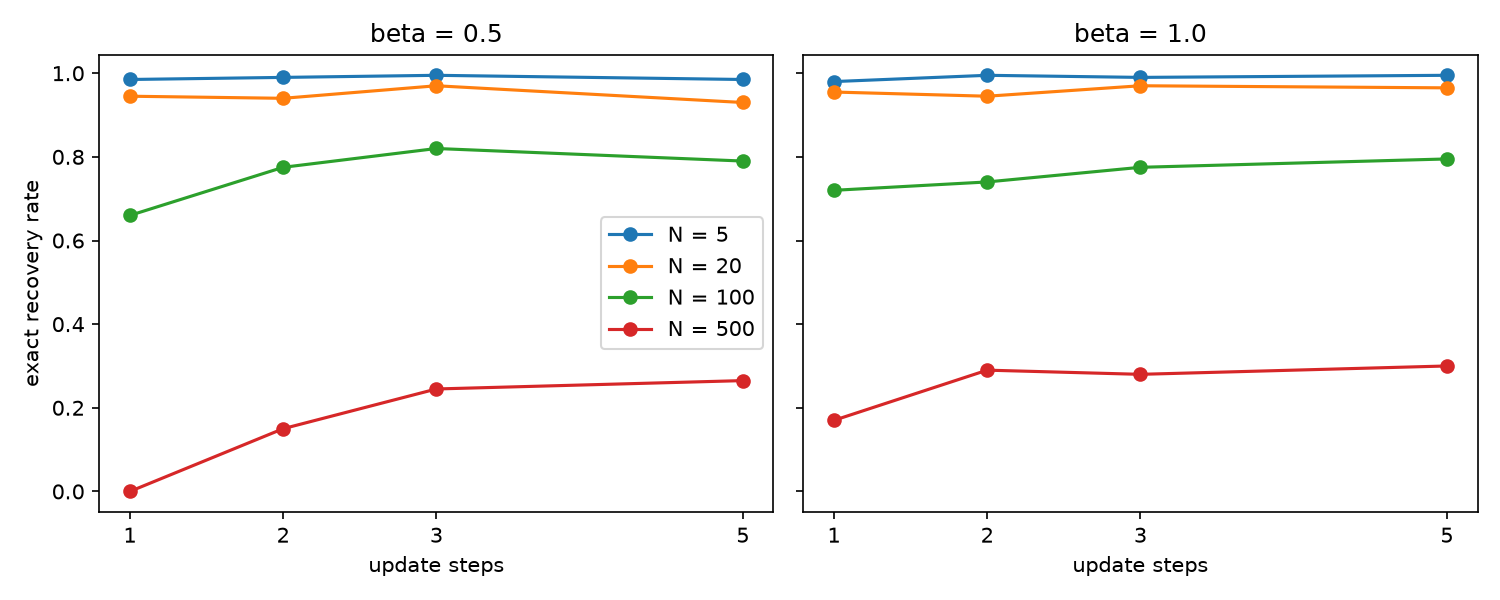

The script that saved this image:
import matplotlib.pyplot as plt

steps = [1, 2, 3, 5]
data = {
    0.5: {5: [0.985, 0.99, 0.995, 0.985],
          20: [0.945, 0.94, 0.97, 0.93],
          100: [0.66, 0.775, 0.82, 0.79],
          500: [0.0, 0.15, 0.245, 0.265]},
    1.0: {5: [0.98, 0.995, 0.99, 0.995],
          20: [0.955, 0.945, 0.97, 0.965],
          100: [0.72, 0.74, 0.775, 0.795],
          500: [0.17, 0.29, 0.28, 0.30]},
}

fig, axes = plt.subplots(1, 2, figsize=(10, 4), sharey=True)
for ax, (beta, rows) in zip(axes, data.items()):
    for N, ys in rows.items():
        ax.plot(steps, ys, marker="o", label=f"N = {N}")
    ax.set_title(f"beta = {beta}")
    ax.set_xlabel("update steps")
    ax.set_xticks(steps)
axes[0].set_ylabel("exact recovery rate")
axes[0].legend()
plt.tight_layout()
plt.savefig("capacity1_plot.png", dpi=150)
